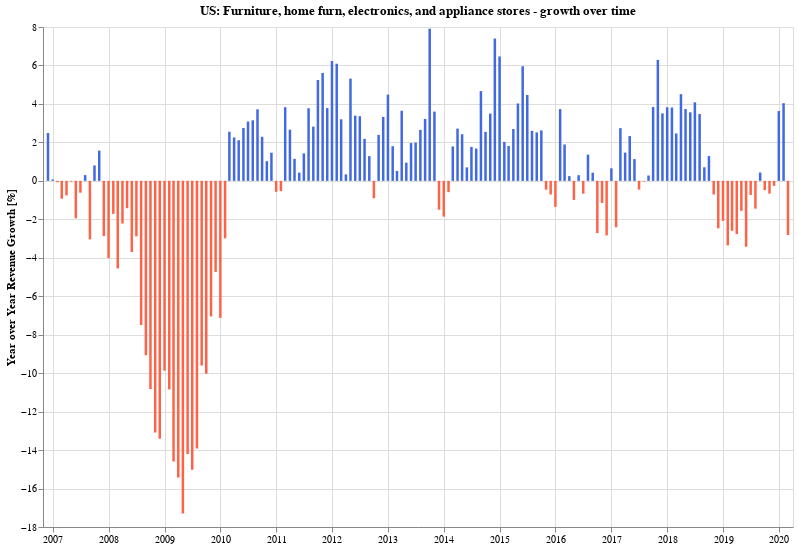

The cell this chart's notebook holds for it:
### Markdown cell above
### What is the *growth* trend for home furnishing retail stores?

### Code cell
def doYoYChartFor(metric, df, color='royalblue'):
    yoy = df[[metric]].pct_change(12).apply(lambda v: v*100.).sort_index()

    return alt.Chart(yoy[-160:].reset_index()).mark_bar(size=2.5).encode(
        alt.X('dt:T', axis=alt.Axis(title='')),
        alt.Y(f'{metric}:Q', axis=alt.Axis(title='Year over Year Revenue Growth [%]'.format(metric))),
        color=alt.condition(f"datum['{metric}'] < 0",
            alt.value('tomato'),
            alt.value(color)
        ),
        tooltip=[alt.Tooltip('dt:T'), alt.Tooltip(f'{metric}:Q', title='YoY Change [%]', format=',.02f')]
    ).properties(
        title=f'US: {metric} - growth over time',
        height=500,
        width=750
    )
    
c = doYoYChartFor('Furniture, home furn, electronics, and appliance stores', df_combined)
c.save('retailsales.png')
c.display()

### Figure 1 — Vega-Lite specification as saved in the notebook (floating-point values rounded to 4 significant figures; data arrays with more than 128 entries replaced by an {"elided": "..."} marker saying what was removed)
{"config": {"view": {"continuousWidth": 400, "continuousHeight": 300}}, "data": {"name": "data-610c8400e3a54ae11e45d7982fe6bd25"}, "mark": {"type": "bar", "size": 2.5}, "encoding": {"color": {"condition": {"value": "tomato", "test": "datum['Furniture, home furn, electronics, and appliance stores'] < 0"}, "value": "royalblue"}, "tooltip": [{"type": "temporal", "field": "dt"}, {"type": "quantitative", "field": "Furniture, home furn, electronics, and appliance stores", "format": ",.02f", "title": "YoY Change [%]"}], "x": {"type": "temporal", "axis": {"title": ""}, "field": "dt"}, "y": {"type": "quantitative", "axis": {"title": "Year over Year Revenue Growth [%]"}, "field": "Furniture, home furn, electronics, and appliance stores"}}, "height": 500, "title": "US: Furniture, home furn, electronics, and appliance stores - growth over time", "width": 750, "$schema": "https://vega.github.io/schema/vega-lite/v4.0.2.json", "datasets": {"data-610c8400e3a54ae11e45d7982fe6bd25": {"elided": "160 records"}}}
